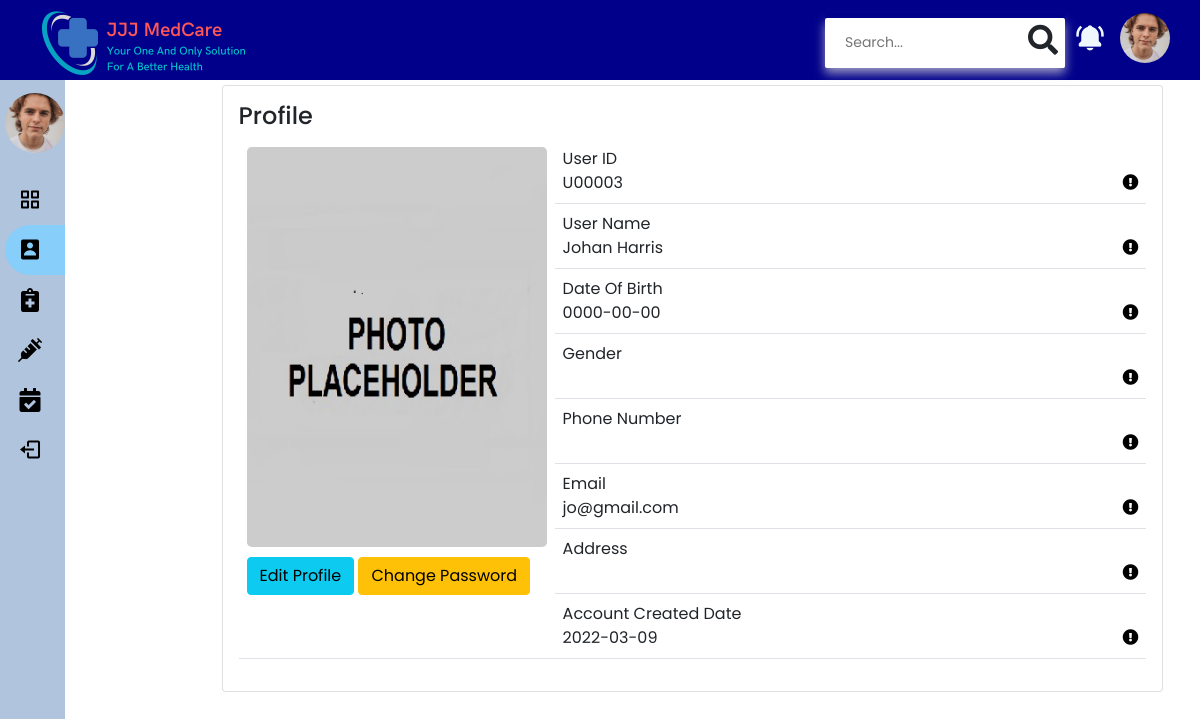
The app's page /userdashboard_profile.php (signed in), older data.
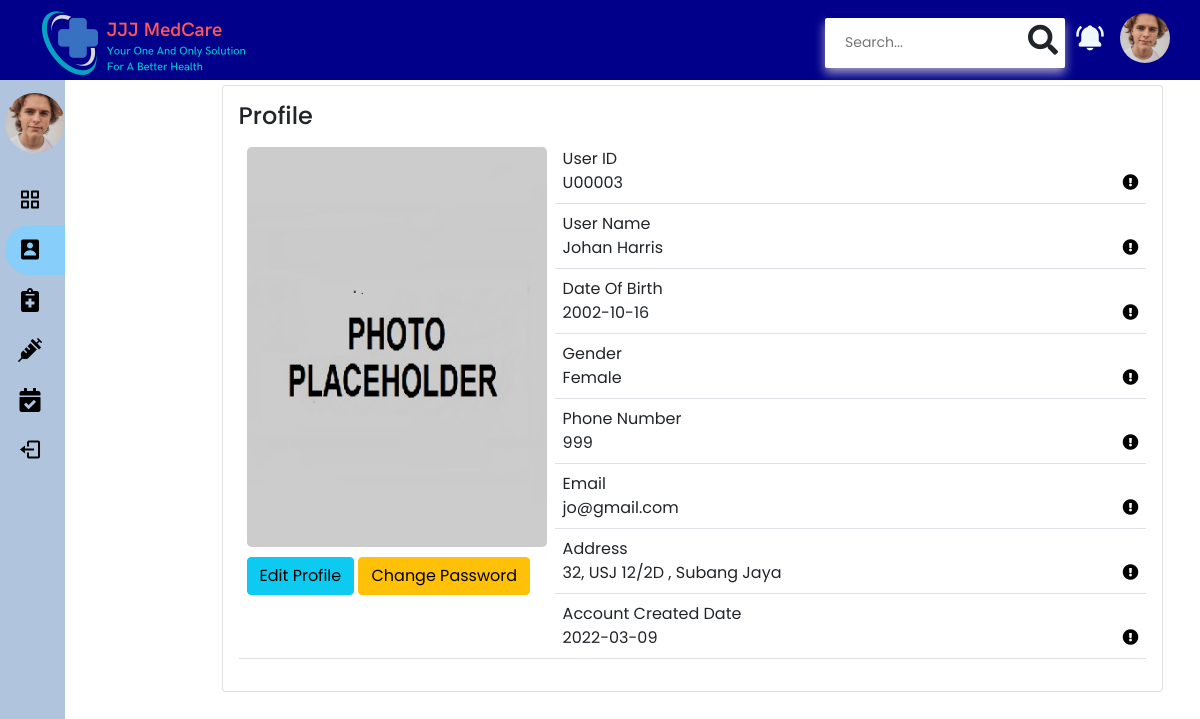
The same page, newer data.
### tables this page shows
CREATE TABLE `user` (
  `userPrefix` varchar(10) NOT NULL DEFAULT 'U',
  `userId` int(5) UNSIGNED ZEROFILL NOT NULL,
  `userName` varchar(50) NOT NULL,
  `userEmail` varchar(50) NOT NULL,
  `userPassword` varchar(50) NOT NULL,
  `usertype` varchar(50) NOT NULL DEFAULT 'user',
  `userDate_created` date NOT NULL DEFAULT current_timestamp(),
  `userPhone_number` varchar(50) NOT NULL,
  `userGender` varchar(50) NOT NULL,
  `userBirthdate` date NOT NULL,
  `userAddress` varchar(50) NOT NULL
);

### userdashboard_profile.php (the view, shortened to what the changed rows need)
<?php
include 'connection.php';
?>
<!DoCTYPE html>
<html>
    <head>
        <link rel="stylesheet" href="asset/css/userstyle.css">
        <link href='https://unpkg.com/boxicons@2.0.7/css/boxicons.min.css' rel='stylesheet'>
        <link rel="stylesheet" href="https://pro.fontawesome.com/releases/v5.10.0/css/all.css"/>
        <link href="https://cdn.jsdelivr.net/npm/bootstrap@5.0.0-beta2/dist/css/bootstrap.min.css" rel="stylesheet">
    </head>
    <body>
      <section class="home-section">
        <div class="list-boxes">
          <div class="main-panel">
            <div class="content-wrapper">
              <div class="row justify-content-center">
                <div class="col-lg-10 grid-margin stretch-card" style="margin-top: 85px; margin-left: 250px;">
                  <div class="card">
                    <div class="card-body">
                      <div class="table-responsive">
                    <table class="table table-condensed">
                    <?php
                      $currentUser = $_SESSION['userName'];
                      $sql = "SELECT * FROM user WHERE userName ='$currentUser'";
                      $result=mysqli_query($data,$sql);
                      if($result){
                      while($row = mysqli_fetch_assoc($result)){
                          $prefix = $row['userPrefix'];
                          $id = $row['userId'];
                          $name = $row['userName'];
                          $email = $row['userEmail'];
                          $phone_number = $row['userPhone_number'];
                          $gender = $row['userGender'];
                          $address = $row['userAddress'];
                          $birthdate = $row['userBirthdate'];
                          $dateCreated = $row['userDate_created'];
                    ?>
                      <tbody>
                        <tr>
                            <td class="" rowspan="10" style="border: 50%; width:300px; height:400px;"><img src="asset/image/short-emp.jpg" class="rounded-3" style="border-radius: 50%; width:300px; height:400px;">
                            <button type="button" class="btn btn-info" data-bs-toggle="modal" data-bs-target="#editUserProfile" style="margin-top: 10px;">Edit Profile</button>
                            <button type="button" class="btn btn-warning" style="margin-top: 10px;" data-bs-toggle="modal" data-bs-target="#changePass">
                             Change Password
                            </button></td>
                        </tr>
                        <tr>
                            <td class="" >User ID<span class="details"></br><?php echo $prefix . "" . $id; ?></span><a class="button" href=""><i class="fas fa-exclamation-circle"></i></a></td>
                        </tr>
                        <tr>
                          <td class="">User Name<span class="details"></br><?php echo $name; ?></span><a class="button" href=""><i class="fas fa-exclamation-circle"></i></a></td>
                        </tr>
                        <tr>
                            <td class="" >Date Of Birth<span class="details"></br><?php echo $birthdate; ?></span><a class="button" href=""><i class="fas fa-exclamation-circle"></i></a></td>
                        </tr>
                        <tr>
                            <td class="" >Gender<span class="details"></br><?php echo $gender; ?></span><a class="button" href=""><i class="fas fa-exclamation-circle"></i></a></td>
                        </tr>
                        <tr>
                            <td class="" >Phone Number<span class="details"></br><?php echo $phone_number; ?></span><a class="button" href=""><i class="fas fa-exclamation-circle"></i></a></td>
                        </tr>
                        <tr>
                            <td class="" >Email<span class="details"></br><?php echo $email; ?></span><a class="button" href=""><i class="fas fa-exclamation-circle"></i></a></td>
                        </tr>
                        <tr>
                          <td class="" >Address<span class="details"></br><?php echo $address; ?></span><a class="button" href=""><i class="fas fa-exclamation-circle"></i></a></td>
                        </tr>
                        <tr>
                          <td class="" >Account Created Date<span class="details"></br><?php echo $dateCreated; ?></span><a class="button" href=""><i class="fas fa-exclamation-circle"></i></a></td>
                        </tr>
                      </tbody>
                      <?php
            }
          }
      ?>
                    </table>
                  </div>
                </div>
              </div>
            </div>
          </div>
        </div>
      </div>
    </div>
  </section>
    </body>
</html>

Row changes from the older to the newer data that the page shows:
changed user "Johan Harris": userBirthdate "0000-00-00" → "2002-10-16"; userGender (not shown) → "Female"; userPhone_number (not shown) → "999"; userAddress (not shown) → "32, USJ 12/2D , Subang Jaya"
